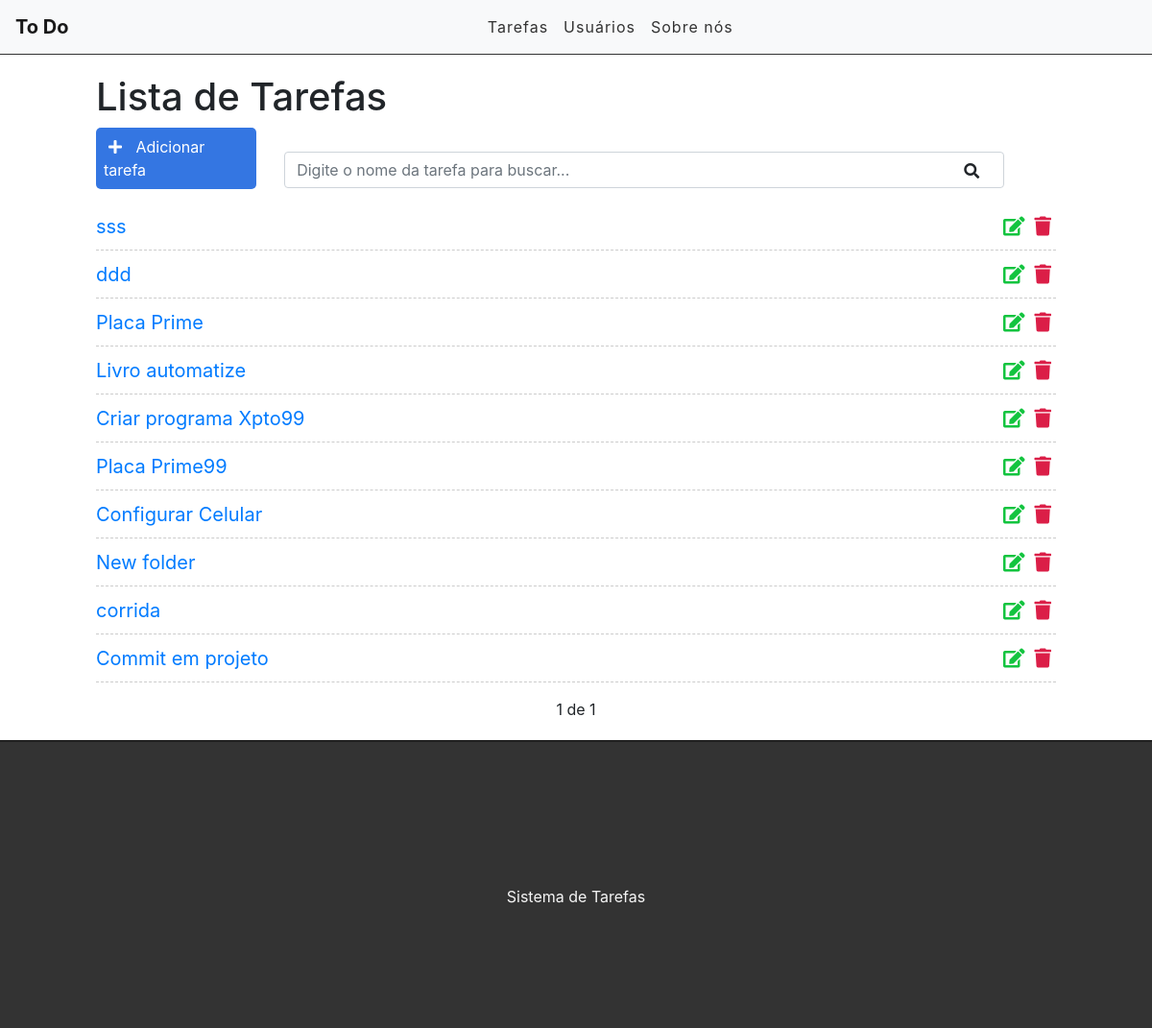
Before: / with the older database file.
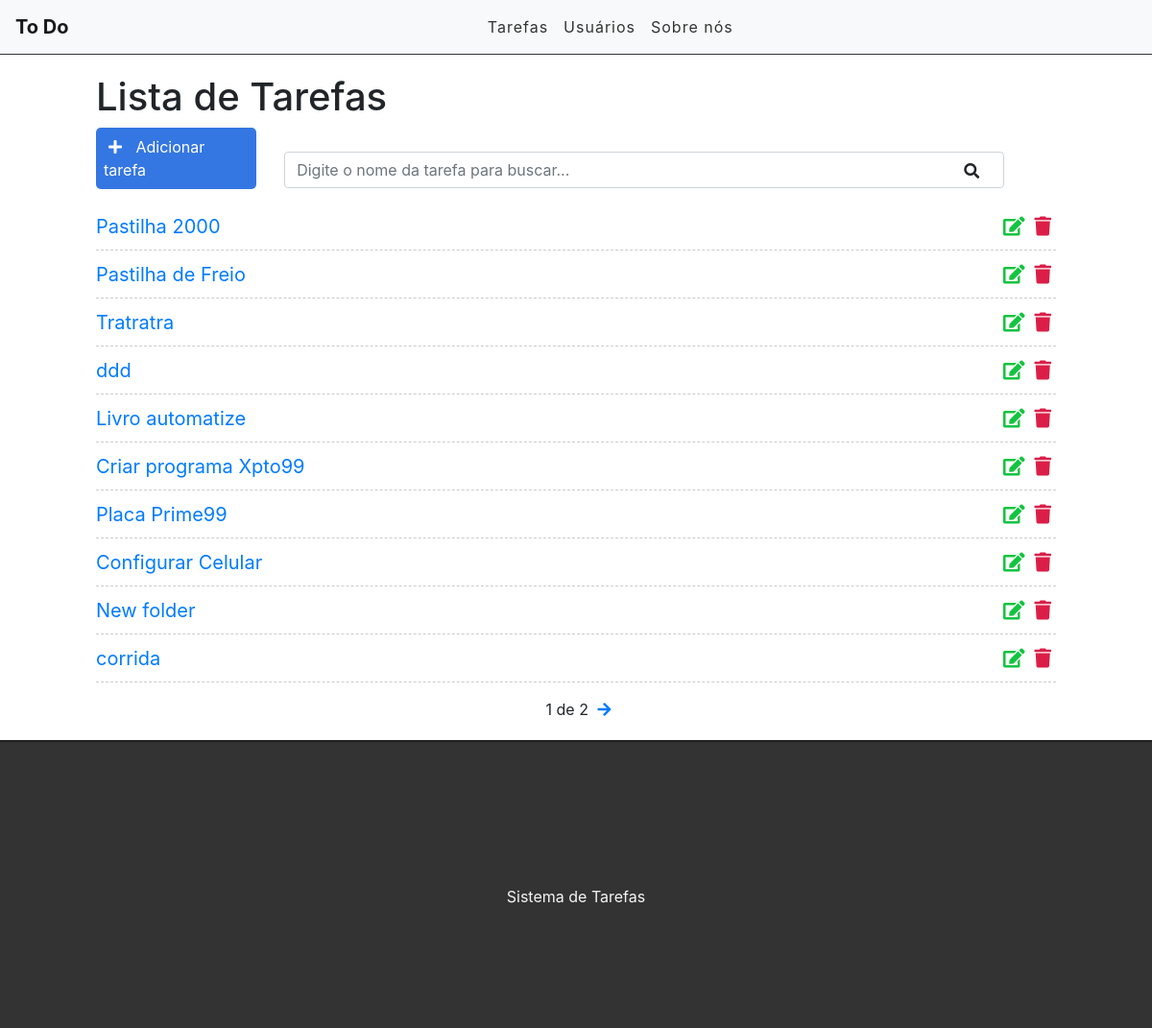
After: the same page with the newer database file.
### tasks/models.py (models this page shows, shortened)
class Task(models.Model):
    title = models.CharField(max_length=255)
    description = models.TextField()
    done = models.CharField(max_length=5, choices=STATUS)
    created_at = models.DateTimeField(auto_now_add=True)
    update_at = models.DateTimeField(auto_now=True)

### tasks/views.py (the view)
# urls.py: path('', views.tasklist, name='tasklist'),
def tasklist(request):
    search = request.GET.get('search')
    if search:
        tasks = Task.objects.filter(title__icontains=search)
    else:
        tasks_list = Task.objects.all().order_by('-created_at')
        paginator = Paginator(tasks_list, 10)
        page = request.GET.get('page')
        tasks = paginator.get_page(page)
    return render(request, "tasks/list.html", {'tasks': tasks})

### tasks/templates/tasks/list.html (shortened to what this page needs)
{% extends 'base.html' %}
{% block content %}
<div class="offset-1 col-10 list-div">
    <h1>Lista de Tarefas</h1>
    <a id="add-link" href="newtask/" >
    <div class="col-2 add-div">
        <i class="fas fa-plus"></i> Adicionar tarefa
    </div>
    </a>
    <div class="col-9 search-div">
        <form method="GET" id="search-form">
            <input class="form-control" type="text" id="search" name="search" placeholder="Digite o nome da tarefa para buscar..." value="{{request.GET.search}}">
            <i class="fas fa-search" id="search-btn"></i>
        </form>
    </div>
    <ul class="task-list">
        {% for task in tasks %}
        <li class="task-item">
            <span><a href="/task/{{task.id}}">{{task.title}}</a> </span>
           <a href="delete/{{task.id}}"> <span><i class="fas fa-trash"></i></span></a>
            <a href="edit/{{task.id}}"> <span><i class="fas fa-edit"></i></span></a>
        </li>
        {% endfor %}
    </ul>
    <div class="pagination">
        <span class="step-links">
            {% if tasks.paginator.num_pages %}
            <span class="current">
                {{ tasks.number }} de {{ tasks.paginator.num_pages }}
             </span>
            {% endif %}
             <span class="step-links">
             {% if tasks.has_next %}
                <a href="?page={{tasks.next_page_number }}"><i class="fas fa-arrow-right"></i> </a>
            {% endif %}
            </span>
        </span>
    </div>
</div>
{% endblock %}

Changed rows visible on the page:
removed Task: title "Placa Prime"
no longer on this page (row unchanged): Task: title "Commit em projeto"
added Task: title "Pastilha 2000"
added Task: title "Pastilha de Freio"
changed Task: title "sss" → "Tratratra"
Other visible differences:
{{ tasks.paginator.num_pages }}: "1" → "2"
